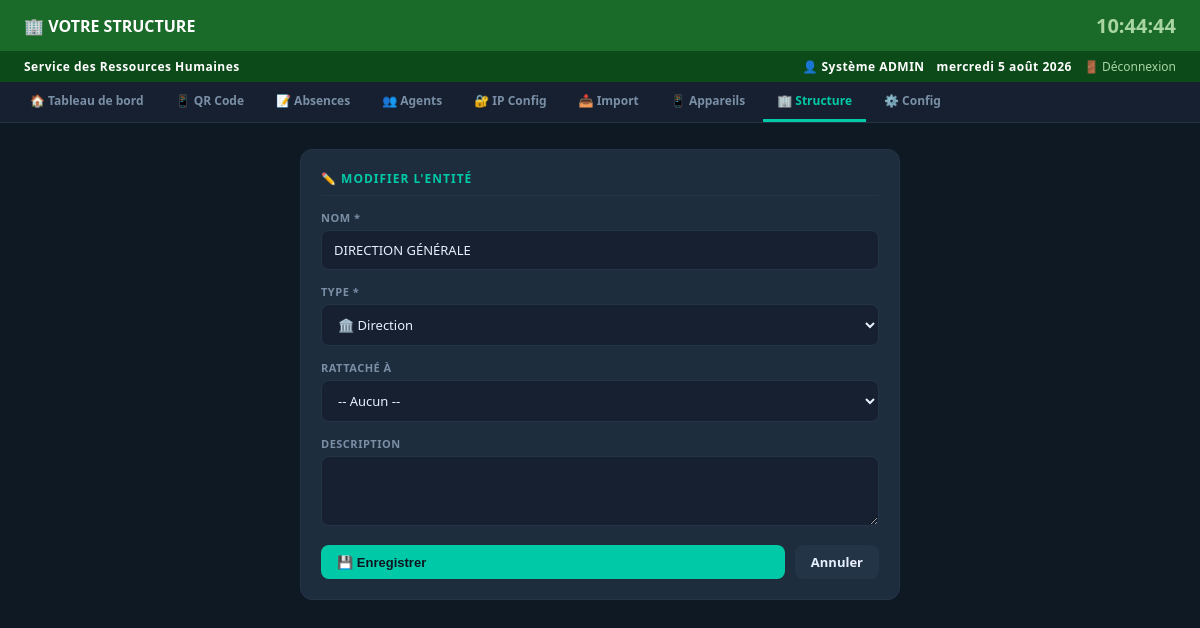
The app's page /organigramme/1/modifier (signed in) with its own data.
### tables this page shows
CREATE TABLE config (
                cle TEXT PRIMARY KEY, valeur TEXT
            );

CREATE TABLE structure_org (
        id INTEGER PRIMARY KEY AUTOINCREMENT,
        nom TEXT NOT NULL,
        type TEXT NOT NULL,  -- direction, sous_direction, service, departement
        parent_id INTEGER DEFAULT NULL,
        description TEXT DEFAULT '',
        ordre INTEGER DEFAULT 0,
        actif INTEGER DEFAULT 1,
        date_creation TEXT DEFAULT (datetime('now','localtime')),
        FOREIGN KEY (parent_id) REFERENCES structure_org(id)
    );

### app.py (the view, shortened to what this page needs)
@app.route("/organigramme/<int:sid>/modifier", methods=["GET","POST"])
@admin_required
def modifier_structure(sid):
    with get_conn() as conn:
        item = conn.execute("SELECT * FROM structure_org WHERE id=?", (sid,)).fetchone()
    if not item:
        flash("Entité introuvable.","error")
        return redirect(url_for("organigramme"))
    item = dict(item)
    _, all_items = get_structure_tree()
    return render_template("modifier_structure.html", item=item, all_structure=all_items)

### app.py (called while the page is built)
def get_conn():
    conn = sqlite3.connect(DB_PATH)
    conn.row_factory = sqlite3.Row
    conn.execute("PRAGMA journal_mode=WAL")
    return conn

def get_config():
    with get_conn() as conn:
        return {r["cle"]:r["valeur"] for r in conn.execute("SELECT * FROM config").fetchall()}

def admin_required(f):
    @wraps(f)
    def decorated(*args, **kwargs):
        if "user_id" not in session:
            return redirect(url_for("login"))
        if session.get("user_role") != "admin":
            flash("Accès réservé aux administrateurs.","error")
            return redirect(url_for("dashboard"))
        return f(*args, **kwargs)
    return decorated

@app.context_processor
def inject_config():
    cfg = get_config()
    return {"cfg": cfg, "current_user": session.get("user_nom",""),
            "current_role": session.get("user_role",""),
            "is_admin": session.get("user_role")=="admin"}

### templates/modifier_structure.html (shortened to what this page needs)
{% extends "base.html" %}
{% block content %}
<main>
<div class="card" style="max-width:600px;margin:0 auto">
  <div class="card-title">✏️ MODIFIER L'ENTITÉ</div>
  <form method="post">
    <div class="form-group">
      <label>NOM *</label>
      <input type="text" name="nom" required value="{{ item.nom }}">
    </div>
    <div class="form-group">
      <label>TYPE *</label>
      <select name="type">
        <option value="direction" {{ 'selected' if item.type=='direction' }}>🏛️ Direction</option>
      </select>
    </div>
    <div class="form-group">
      <label>RATTACHÉ À</label>
      <select name="parent_id">
        <option value="">-- Aucun --</option>
      </select>
    </div>
    <div class="form-group">
      <label>DESCRIPTION</label>
      <textarea name="description" style="min-height:70px">{{ item.description or '' }}</textarea>
    </div>
    <div style="display:flex;gap:10px">
      <button type="submit" class="btn btn-primary" style="flex:1">💾 Enregistrer</button>
      <a href="{{ url_for('organigramme') }}" class="btn btn-dim">Annuler</a>
    </div>
  </form>
</div>
</main>
{% endblock %}

### templates/base.html (shortened to what this page needs)
<!DOCTYPE html>
<html lang="fr">
<head>
</head>
<body>
<div class="header-text">
  <h1>🏢 {{ cfg.structure_nom }}</h1>
  <div class="header-time" id="clock">--:--:--</div>
</div>
<div class="service-bar">
  <span>{{ cfg.structure_service }}</span>
  <div class="user-info">
    <span>👤 {{ current_user }}</span>
    <span id="date-str"></span>
    <a href="{{ url_for('logout') }}">🚪 Déconnexion</a>
  </div>
</div>
<nav>
  <a href="{{ url_for('dashboard') }}" class="{{ 'active' if request.endpoint=='dashboard' }}">🏠 Tableau de bord</a>
  <a href="{{ url_for('pointage_qr') }}" class="{{ 'active' if request.endpoint=='pointage_qr' }}" target="_blank">📱 QR Code</a>
  <a href="{{ url_for('absences') }}" class="{{ 'active' if request.endpoint=='absences' }}">📝 Absences</a>
  <a href="{{ url_for('agents') }}" class="{{ 'active' if request.endpoint=='agents' }}">👥 Agents</a>
  {% if is_admin %}
  <a href="{{ url_for('config_ip') }}" class="{{ 'active' if request.endpoint=='config_ip' }}">🔐 IP Config</a>
  <a href="{{ url_for('importer_agents') }}" class="{{ 'active' if request.endpoint=='importer_agents' }}">📥 Import</a>
  <a href="{{ url_for('appareils') }}" class="{{ 'active' if request.endpoint in ['appareils','appareils_exclus'] }}">📱 Appareils</a>
  <a href="{{ url_for('organigramme') }}" class="{{ 'active' if request.endpoint in ['organigramme','modifier_structure'] }}">🏢 Structure</a>
  <a href="{{ url_for('configuration') }}" class="{{ 'active' if request.endpoint=='configuration' }}">⚙️ Config</a>
  {% endif %}
</nav>
{% block content %}{% endblock %}
</body>
</html>

### templates/base.html (style rules this page uses)
* { box-sizing:border-box;margin:0;padding:0 }
:root { --green:#1A6B2A;--green-dark:#0D4A1A;--accent:#00C9A7;--bg:#0F1923;--panel:#162030;--card:#1E2D3D;--border:#243447;--text:#E8F0FE;--text-dim:#7A8FA6;--danger:#FF4444;--warning:#FFB800;--success:#4CAF50;--orange:#FF6B35 }
body { font-family:'Segoe UI',Arial,sans-serif;background:var(--bg);color:var(--text);min-height:100vh }
.header-text { background:var(--green);padding:12px 24px;display:flex;justify-content:space-between;align-items:center }
.header-text h1 { font-size:16px;font-weight:700;color:white }
.header-time { font-size:20px;font-weight:700;color:#A8D5A2 }
.service-bar { background:var(--green-dark);padding:7px 24px;display:flex;justify-content:space-between;align-items:center;font-size:12px }
.service-bar span { color:white;font-weight:700;letter-spacing:.5px }
.service-bar .user-info { color:#A8D5A2;display:flex;gap:12px;align-items:center }
.service-bar a { color:#A8D5A2;text-decoration:none }
nav { background:var(--panel);border-bottom:1px solid var(--border);display:flex;align-items:center;gap:4px;padding:0 16px;overflow-x:auto }
nav a { display:flex;align-items:center;gap:6px;color:var(--text-dim);text-decoration:none;padding:10px 14px;font-size:12px;font-weight:600;border-bottom:3px solid transparent;white-space:nowrap;transition:all .2s }
nav a.active { color:var(--accent);border-bottom-color:var(--accent) }
main { padding:16px }
.card { background:var(--card);border-radius:12px;border:1px solid var(--border);padding:20px;margin-bottom:16px }
.card-title { font-size:12px;font-weight:700;color:var(--accent);text-transform:uppercase;letter-spacing:1px;margin-bottom:14px;padding-bottom:8px;border-bottom:1px solid var(--border) }
.btn { display:inline-flex;align-items:center;gap:6px;padding:8px 16px;border-radius:8px;border:none;font-size:13px;font-weight:600;cursor:pointer;text-decoration:none;transition:all .2s;white-space:nowrap }
.btn-primary { background:var(--accent);color:#0A1520 }
.btn-dim { background:var(--border);color:var(--text) }
.form-group { margin-bottom:14px }
.form-group label { display:block;font-size:11px;color:var(--text-dim);text-transform:uppercase;letter-spacing:.5px;margin-bottom:5px;font-weight:600 }
.form-group input,.form-group select,.form-group textarea { width:100%;padding:10px 12px;border-radius:8px;border:1px solid var(--border);background:var(--panel);color:var(--text);font-size:13px;font-family:inherit }
.form-group textarea { min-height:80px;resize:vertical }

### records on screen
config: structure_nom "VOTRE STRUCTURE"
config: structure_service "Service des Ressources Humaines"
structure_org: nom "DIRECTION GÉNÉRALE"

### other values on screen
{{ current_user }} "Système ADMIN"
